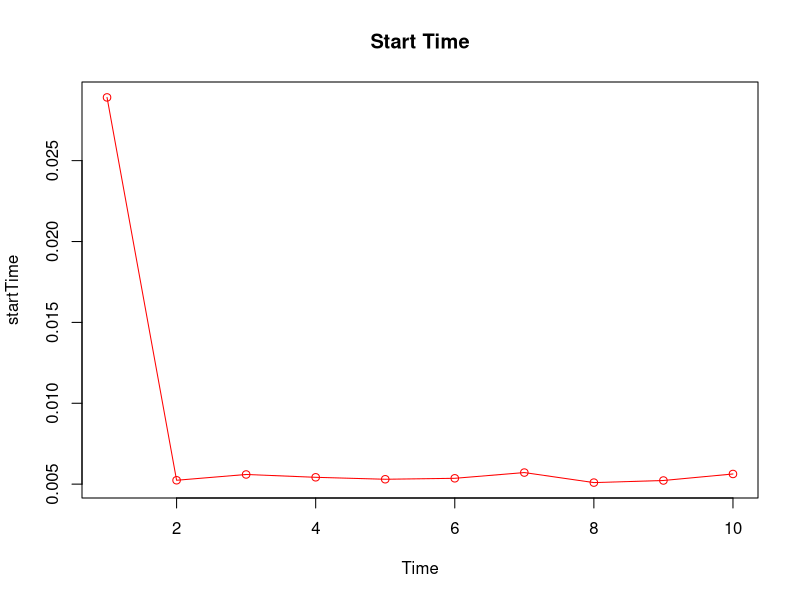
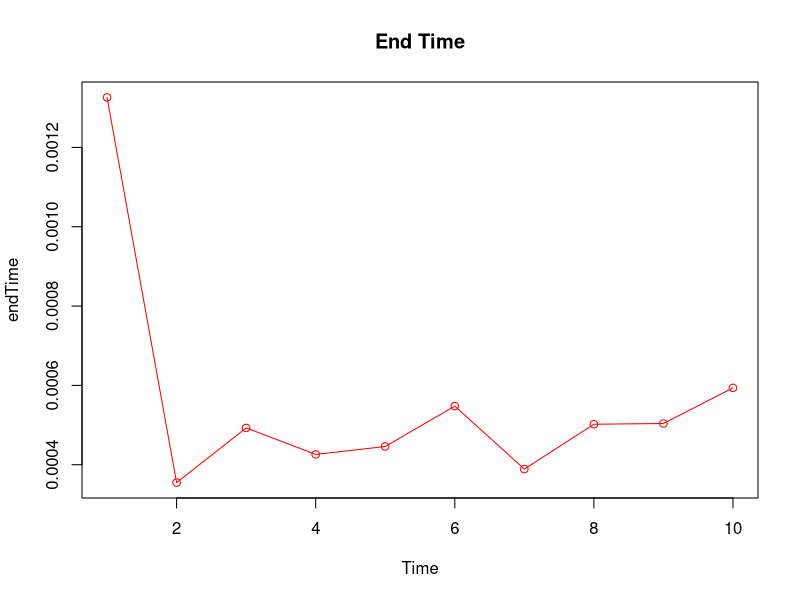
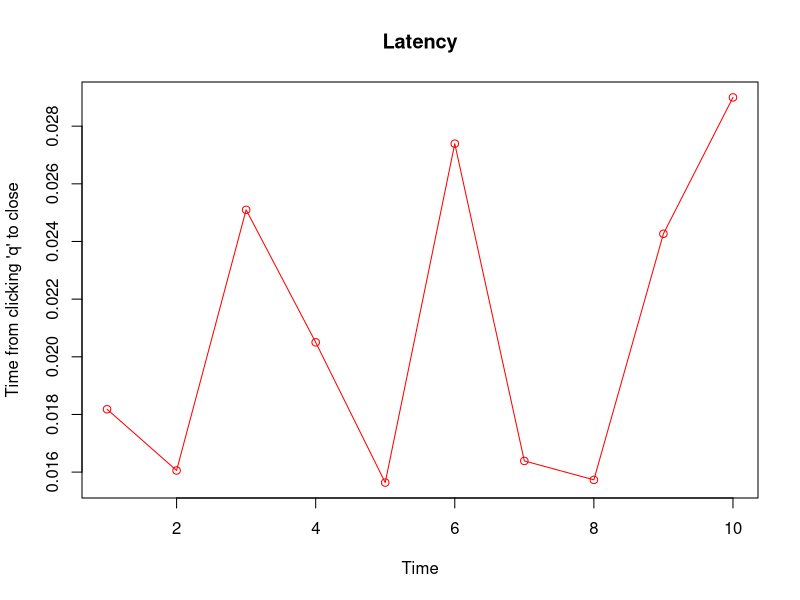
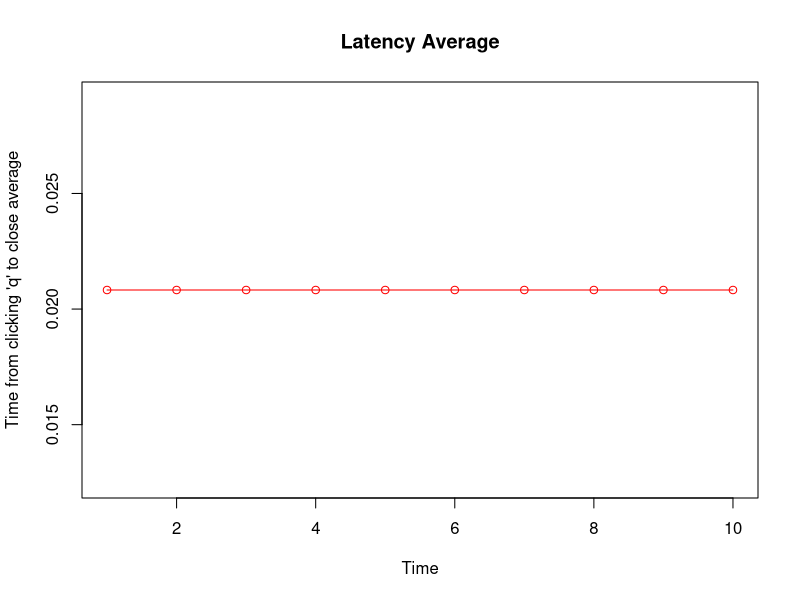

Generate these figures, in order, with R:
#-----------------------------------------------------------------------------------------------------------------
# Eight Thread (X/256)
#-----------------------------------------------------------------------------------------------------------------

startData <- read.csv("latency_start.csv")
endData <- read.csv("latency_end.csv")
timeData <- read.csv("latency_time.csv")
data <- read.csv("latency_perf1.csv")
loopData <- read.csv("latency_loop.csv")


#-----------------------------------------------------------------------------------------------------------------
# Eight Thread IPC Plott (X/256)
#-----------------------------------------------------------------------------------------------------------------

plot(startData$start ~ loopData$loop, type="o", col="red", main="Start Time", xlab="Time", ylab="startTime")
#par(new = TRUE) #Plots the next graph on the same graph
plot(endData$end ~ loopData$loop, type="o", col="red", main="End Time", xlab="Time", ylab="endTime")
plot(timeData$time ~ loopData$loop, type="o", col="red", main="Latency", xlab="Time", ylab="Time from clicking 'q' to close")

meanTime = rep(mean(timeData$time), length(loopData$loop))

plot(meanTime ~ loopData$loop, type="o", col="red", main="Latency Average", xlab="Time", ylab="Time from clicking 'q' to close average")
